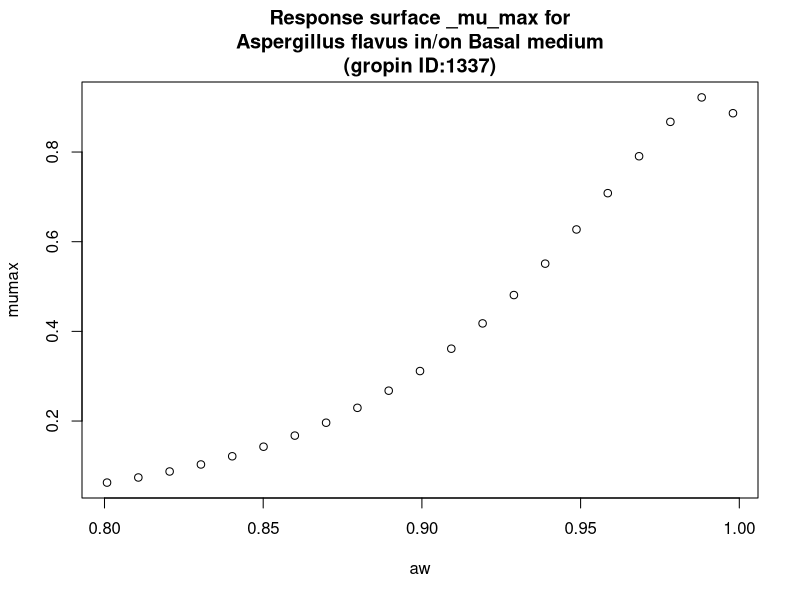

The R source for this figure:
#############################
# start of Parameter script
#############################
aw <- seq(0.8008,0.998001998001998,length.out=21)
#############################
# end of Parameter script
#############################
############################# 
# start of Model script Gropin ID 1337 
#############################
 
# constant coefficients for this model
 
variables <- data.frame(aw)
argumentsPar <- unique.data.frame(expand.grid(variables))
 
# heart of the model
response_surface <- function(aw) {
   mumax <-exp(-0.2515+3.887*sqrt(1-aw)-21.35*(sqrt(1-aw))^2)

	return(mumax=mumax)
} 

# output parameters
responseSurface <- cbind(argumentsPar,response_surface(argumentsPar['aw']))
colnames(responseSurface) <- c(colnames(argumentsPar),'mumax')
#############################
# End of Model script
#############################
############################# 
# start of Visualisation script Gropin ID 1337 
#############################
titleText <-'Response surface _mu_max for
Aspergillus flavus in/on Basal medium
(gropin ID:1337)'
plot(aw,responseSurface$'mumax',xlab='aw',
                          ylab='mumax',main=titleText)
#############################
# End of Visualisation script
#############################
